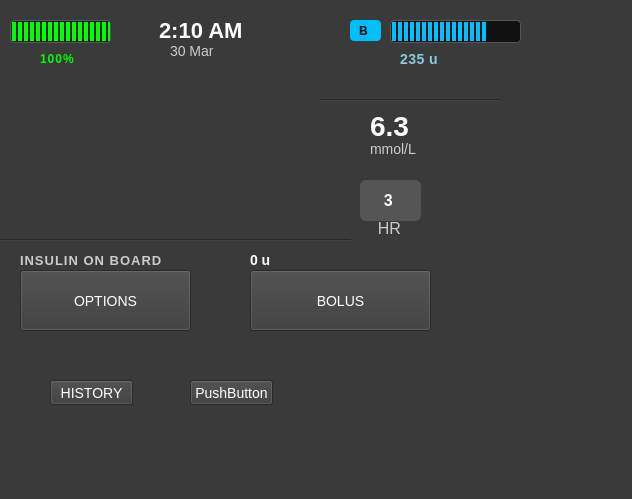
<?xml version="1.0" encoding="UTF-8"?>
<ui version="4.0">
 <class>Home</class>
 <widget class="QWidget" name="Home">
  <property name="geometry">
   <rect>
    <x>0</x>
    <y>0</y>
    <width>632</width>
    <height>499</height>
   </rect>
  </property>
  <property name="windowTitle">
   <string>Home</string>
  </property>
  <property name="autoFillBackground">
   <bool>false</bool>
  </property>
  <property name="styleSheet">
   <string notr="true">QWidget {
  background-color: #3A3A3A;
  color: white;
  font-family: &quot;Segoe UI&quot;, sans-serif;
  font-size: 14px;
}
</string>
  </property>
  <widget class="QLabel" name="timeLabel">
   <property name="geometry">
    <rect>
     <x>159</x>
     <y>20</y>
     <width>111</width>
     <height>20</height>
    </rect>
   </property>
   <property name="styleSheet">
    <string notr="true">QLabel#timeLabel {
    font-size: 22px;
    font-weight: bold;
    color: white;
}</string>
   </property>
   <property name="text">
    <string>2:10 AM</string>
   </property>
  </widget>
  <widget class="QLabel" name="dateLabel">
   <property name="geometry">
    <rect>
     <x>170</x>
     <y>40</y>
     <width>71</width>
     <height>21</height>
    </rect>
   </property>
   <property name="styleSheet">
    <string notr="true">QLabel#dateLabel {
    font-size: 14px;
    font-weight: medium;
    color: #CCCCCC;
}</string>
   </property>
   <property name="text">
    <string>30 Mar</string>
   </property>
  </widget>
  <widget class="QProgressBar" name="insulinBar">
   <property name="geometry">
    <rect>
     <x>390</x>
     <y>20</y>
     <width>131</width>
     <height>23</height>
    </rect>
   </property>
   <property name="styleSheet">
    <string notr="true">QProgressBar#insulinBar {
    border: 1px solid #555;
    border-radius: 4px;
    background-color: #111;
    height: 12px;
    text-align: center;
    padding: 0px;
}

QProgressBar#insulinBar::chunk {
    background-color: #00BFFF; 
    width: 4px;
    margin: 1px;
}
</string>
   </property>
   <property name="value">
    <number>75</number>
   </property>
   <property name="textVisible">
    <bool>false</bool>
   </property>
  </widget>
  <widget class="QLabel" name="insulinIcon">
   <property name="geometry">
    <rect>
     <x>350</x>
     <y>20</y>
     <width>31</width>
     <height>21</height>
    </rect>
   </property>
   <property name="styleSheet">
    <string notr="true">QLabel#insulinIcon {
    background-color: #00BFFF;
    color: black;
    font-weight: bold;
    font-size: 12px;
    padding: 2px 6px;
    border-radius: 4px;
}
</string>
   </property>
   <property name="text">
    <string>B</string>
   </property>
  </widget>
  <widget class="QLabel" name="insulinUnitsLabel">
   <property name="geometry">
    <rect>
     <x>400</x>
     <y>50</y>
     <width>62</width>
     <height>17</height>
    </rect>
   </property>
   <property name="styleSheet">
    <string notr="true">QLabel#insulinUnitsLabel {
    color: #88CCDD;
    font-size: 14px;
    font-weight: bold;
    letter-spacing: 0.5px;
}
</string>
   </property>
   <property name="text">
    <string>235 u</string>
   </property>
  </widget>
  <widget class="QProgressBar" name="batteryBar">
   <property name="geometry">
    <rect>
     <x>10</x>
     <y>20</y>
     <width>101</width>
     <height>23</height>
    </rect>
   </property>
   <property name="styleSheet">
    <string notr="true">QProgressBar#batteryBar {
    border: 1px solid #555;
    border-radius: 4px;
    background-color: #222;
    height: 12px;
    text-align: center;
}

QProgressBar#batteryBar::chunk {
    background-color: #00FF00;  
    width: 4px;
    margin: 1px;
}
</string>
   </property>
   <property name="value">
    <number>100</number>
   </property>
   <property name="textVisible">
    <bool>false</bool>
   </property>
  </widget>
  <widget class="QLabel" name="batteryLabel">
   <property name="geometry">
    <rect>
     <x>40</x>
     <y>50</y>
     <width>62</width>
     <height>17</height>
    </rect>
   </property>
   <property name="styleSheet">
    <string notr="true">QLabel#batteryLabel {
    color: #00FF00;
    font-size: 12px;
    font-weight: bold;
    letter-spacing: 1px;
}
</string>
   </property>
   <property name="text">
    <string>100%</string>
   </property>
  </widget>
  <widget class="QChartView" name="chartView" native="true">
   <property name="geometry">
    <rect>
     <x>10</x>
     <y>90</y>
     <width>321</width>
     <height>141</height>
    </rect>
   </property>
  </widget>
  <widget class="Line" name="line">
   <property name="geometry">
    <rect>
     <x>320</x>
     <y>90</y>
     <width>181</width>
     <height>20</height>
    </rect>
   </property>
   <property name="orientation">
    <enum>Qt::Horizontal</enum>
   </property>
  </widget>
  <widget class="QLabel" name="glucoseLabel">
   <property name="geometry">
    <rect>
     <x>370</x>
     <y>110</y>
     <width>51</width>
     <height>31</height>
    </rect>
   </property>
   <property name="styleSheet">
    <string notr="true">QLabel {
    color: white;
    font-size: 28px;
    font-weight: bold;
    font-family: &quot;Segoe UI&quot;, sans-serif;
}</string>
   </property>
   <property name="text">
    <string>6.3</string>
   </property>
  </widget>
  <widget class="QLabel" name="label_2">
   <property name="geometry">
    <rect>
     <x>370</x>
     <y>140</y>
     <width>62</width>
     <height>17</height>
    </rect>
   </property>
   <property name="styleSheet">
    <string notr="true">QLabel {
    color: #CCCCCC;
    font-size: 14px;
    font-weight: medium;
    font-family: &quot;Segoe UI&quot;, sans-serif;
    margin-top: -10px;
}
</string>
   </property>
   <property name="text">
    <string>mmol/L</string>
   </property>
  </widget>
  <widget class="QLabel" name="label_4">
   <property name="geometry">
    <rect>
     <x>360</x>
     <y>220</y>
     <width>62</width>
     <height>17</height>
    </rect>
   </property>
   <property name="styleSheet">
    <string notr="true">QLabel {
    color: #CCCCCC;
    font-size: 16px;
    font-weight: medium;
    font-family: &quot;Segoe UI&quot;, sans-serif;
    margin-top: -10px;
}</string>
   </property>
   <property name="text">
    <string>    HR</string>
   </property>
  </widget>
  <widget class="QPushButton" name="pushButton">
   <property name="geometry">
    <rect>
     <x>360</x>
     <y>180</y>
     <width>61</width>
     <height>41</height>
    </rect>
   </property>
   <property name="styleSheet">
    <string notr="true">QLabel, QPushButton {
    background-color: #555555;
    border-radius: 6px;
    padding: 10px 20px;
    color: white;
    font-size: 16px;
    font-weight: bold;
    font-family: &quot;Segoe UI&quot;, sans-serif;
}
</string>
   </property>
   <property name="text">
    <string>3 </string>
   </property>
  </widget>
  <widget class="Line" name="line_2">
   <property name="geometry">
    <rect>
     <x>0</x>
     <y>230</y>
     <width>351</width>
     <height>20</height>
    </rect>
   </property>
   <property name="orientation">
    <enum>Qt::Horizontal</enum>
   </property>
  </widget>
  <widget class="QPushButton" name="buttonOptions">
   <property name="geometry">
    <rect>
     <x>20</x>
     <y>270</y>
     <width>171</width>
     <height>61</height>
    </rect>
   </property>
   <property name="styleSheet">
    <string notr="true">QPushButton#optionsButton {
    background-color: #444444;
    color: #FFD700;
    font-weight: bold;
    font-size: 14px;
    padding: 10px;
    border: 1px solid #888;
    border-radius: 5px;
    qproperty-icon: url(:/icons/gear.png);
    qproperty-iconSize: 24px 24px;
}</string>
   </property>
   <property name="text">
    <string>OPTIONS</string>
   </property>
  </widget>
  <widget class="QLabel" name="insulinLabel">
   <property name="geometry">
    <rect>
     <x>20</x>
     <y>250</y>
     <width>161</width>
     <height>20</height>
    </rect>
   </property>
   <property name="styleSheet">
    <string notr="true">QLabel#insulinLabel {
    color: #CCCCCC;
    font-weight: bold;
    font-size: 13px;
    letter-spacing: 1px;
}</string>
   </property>
   <property name="text">
    <string>INSULIN ON BOARD</string>
   </property>
  </widget>
  <widget class="QLabel" name="insulinUnitsLabel_2">
   <property name="geometry">
    <rect>
     <x>250</x>
     <y>250</y>
     <width>141</width>
     <height>20</height>
    </rect>
   </property>
   <property name="styleSheet">
    <string notr="true">QLabel#insulinUnitsLabel_2 {
    color: white;
    font-weight: bold;
    font-size: 14px;
}</string>
   </property>
   <property name="text">
    <string>0 u</string>
   </property>
  </widget>
  <widget class="QPushButton" name="buttonBolus">
   <property name="geometry">
    <rect>
     <x>250</x>
     <y>270</y>
     <width>181</width>
     <height>61</height>
    </rect>
   </property>
   <property name="styleSheet">
    <string notr="true">QPushButton#bolusButton {
    background-color: #444444;
    color: #00BFFF;
    font-weight: bold;
    font-size: 14px;
    padding: 10px;
    border: 1px solid #888;
    border-radius: 5px;
    qproperty-icon: url(:/icons/droplet.png);
    qproperty-iconSize: 24px 24px;
}</string>
   </property>
   <property name="text">
    <string>BOLUS</string>
   </property>
  </widget>
  <widget class="QPushButton" name="buttonStats">
   <property name="geometry">
    <rect>
     <x>50</x>
     <y>380</y>
     <width>83</width>
     <height>25</height>
    </rect>
   </property>
   <property name="text">
    <string>HISTORY</string>
   </property>
  </widget>
  <widget class="QPushButton" name="pushButton_2">
   <property name="geometry">
    <rect>
     <x>190</x>
     <y>380</y>
     <width>83</width>
     <height>25</height>
    </rect>
   </property>
   <property name="text">
    <string>PushButton</string>
   </property>
  </widget>
 </widget>
 <customwidgets>
  <customwidget>
   <class>QChartView</class>
   <extends>QWidget</extends>
   <header location="global">QtCharts/QChartView</header>
   <container>1</container>
  </customwidget>
 </customwidgets>
 <resources/>
 <connections/>
</ui>
